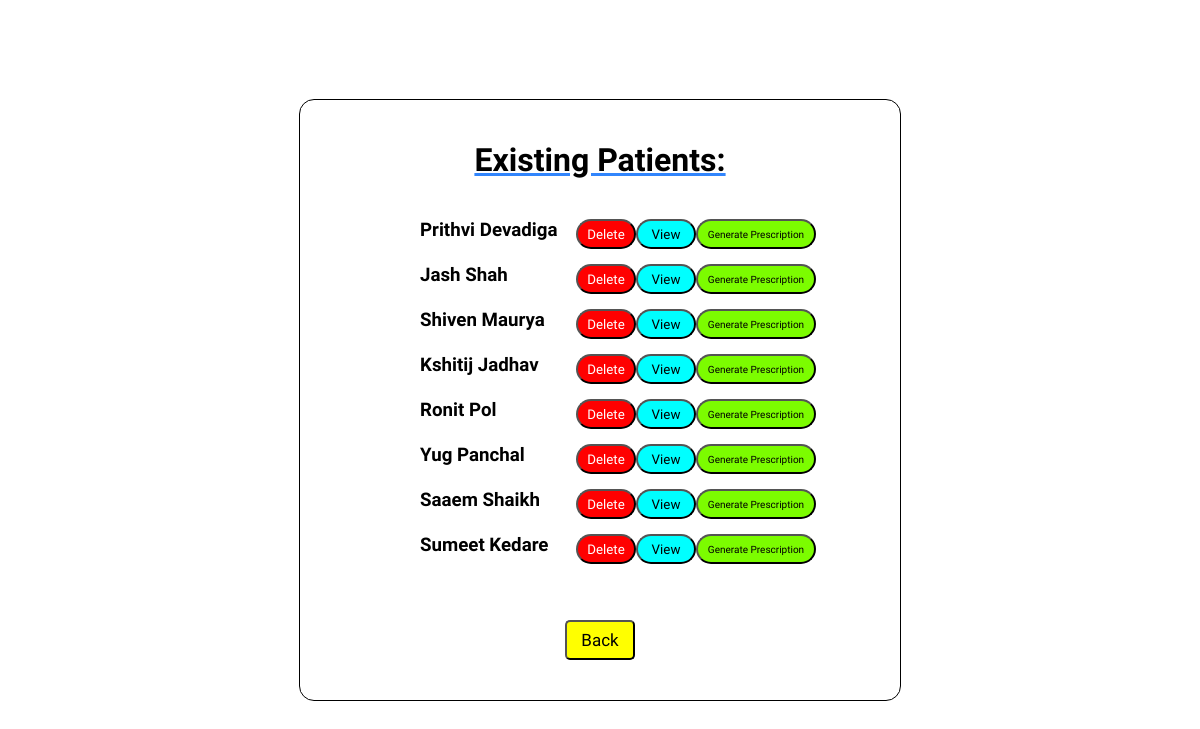
The page /viewexistingpatients on the database its author committed.
### home/models.py (models this page shows)
class Addnewpatient(models.Model):
    fullname = models.CharField(max_length=50)
    age = models.CharField(max_length=3)
    gender = models.CharField(max_length=20)
    def __str__(self):
        return self.fullname

### home/views.py (the view)
# urls.py: path('viewexistingpatients', views.viewExistingPatients, name='viewexistingpatients'),
def viewExistingPatients(request):
    patients = Addnewpatient.objects.all
    return render(request, 'viewexistingpatients.html', {'patients': patients})

### cart/context_processors.py (called while the page is built)
def cart(request):
    return {'cart': Cart(request)}

### templates/viewexistingpatients.html (shortened to what this page needs)
<!DOCTYPE html>
<html lang="en">
<head>
    <link rel="stylesheet" href="../static/viewexistingpatients.css">
</head>
<body>
    <div class="box">
        <h1>Existing Patients:</h1>
        <div class="all">
            {% for patient in patients %}
            <div class="row">
                <h3>{{ patient }}</h3>
                <div class="btns">
                    <a href="{% url 'deletepatient' patient.id %}"><button class="delete"> Delete </button></a>
                    <a href="{% url 'patientinfo' patient.id %}"><button class="view"> View </button></a>
                    <a href="{% url 'gnrtprscrptn' patient.id %}"><button class="gnrtprscrptn"> Generate Prescription </button></a>
                </div>
            </div>
            {% endfor %}
        </div>
        <div class="back">
            <a href="/features"><button> Back </button></a>
        </div>
    </div>
</body>
</html>

### static/viewexistingpatients.css (style rules this page uses)
* { margin: 0; padding: 0; font-family: 'Onest'; }
body { display: flex; flex-direction: column; align-items: center; display: flex; justify-content: center; height: 100vh; align-items: center; }
.box { border: 1px solid black; width: 600px; height: 600px; display: flex; flex-direction: column; align-items: center; justify-content: space-evenly; border-radius: 15px; }
h1 { text-decoration: underline; text-decoration-color: #3185FC; }
.row { display: flex; width: 30vw; justify-content: space-between; margin-bottom: 15px; }
.btns { display: flex; width: 17vw; justify-content: space-evenly; }
.delete, .view, .gnrtprscrptn { color: white; background-color: red; height: 30px; width: 60px; border-radius: 15px; }
.view { background-color: cyan; color: black; }
.gnrtprscrptn { font-size: 10px; width: 120px; background-color: lawngreen; color: black; }
.back { display: flex; justify-content: center; }
.back button { background-color: yellow; color: black; border-radius: 5px; height: 40px; font-size: 17px; width: 70px; }

### rows shown on the page
Addnewpatient: fullname "Prithvi Devadiga"
Addnewpatient: fullname "Jash Shah"
Addnewpatient: fullname "Shiven Maurya"
Addnewpatient: fullname "Kshitij Jadhav"
Addnewpatient: fullname "Ronit Pol"
Addnewpatient: fullname "Yug Panchal"
Addnewpatient: fullname "Saaem Shaikh"
Addnewpatient: fullname "Sumeet Kedare"
